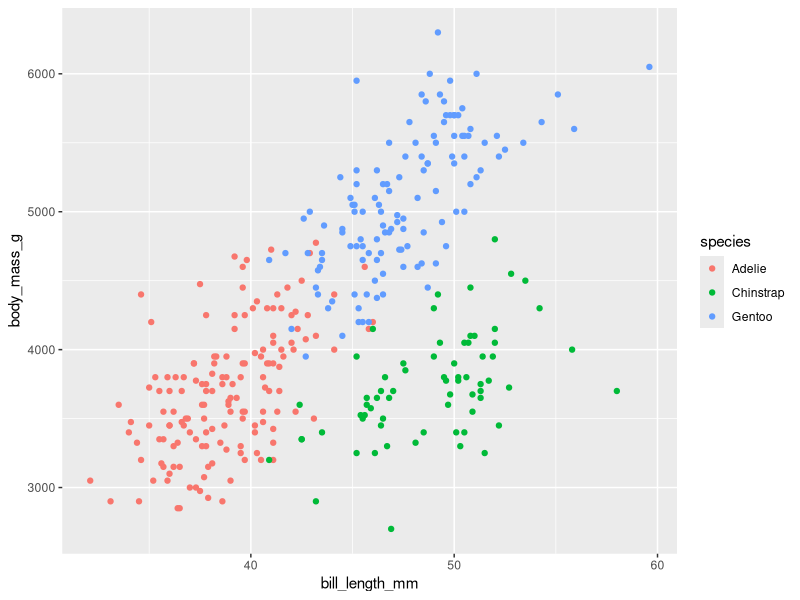

This chart was generated by the following R code:
## ---- chunk 1
library(palmerpenguins)
library(tidyverse)
library(class)
## ---- chunk 2
ggplot(penguins, aes(x = bill_length_mm , y = body_mass_g , color = species)) +
  geom_point()
## ---- chunk 3
set.seed(123)
standardize <- function(x) {
(x - min(x)) / (max(x) - min(x))
}
penguins2 <- penguins |>
select(species, bill_length_mm, body_mass_g) |> drop_na() |>
mutate(bill_length = standardize(bill_length_mm)) |> mutate(body_mass = standardize(body_mass_g)) |> select(-bill_length_mm, -body_mass_g)
## ---- chunk 4
set.seed(123)
n <- nrow(penguins2)
train_index <- sample(1:n, round(0.7*n))
X_train <- penguins2[train_index, 2:3]
X_test <- penguins2[-train_index, 2:3]
y_train <- penguins2$species[train_index]
y_test <- penguins2$species[-train_index]

## ---- chunk 5
knn1_pred <- knn(X_train, X_test, y_train, k=1)
cm <- table(predicted = knn1_pred, actual = y_test)
addmargins(cm)
## ---- chunk 6
(45 + 17 + 33) / 103
## ---- chunk 7
knn5_pred <- knn(X_train, X_test, y_train, k=5)
cm <- table(predicted = knn5_pred, actual = y_test)
addmargins(cm)

## ---- chunk 8
(46 + 17 + 33) / 103
